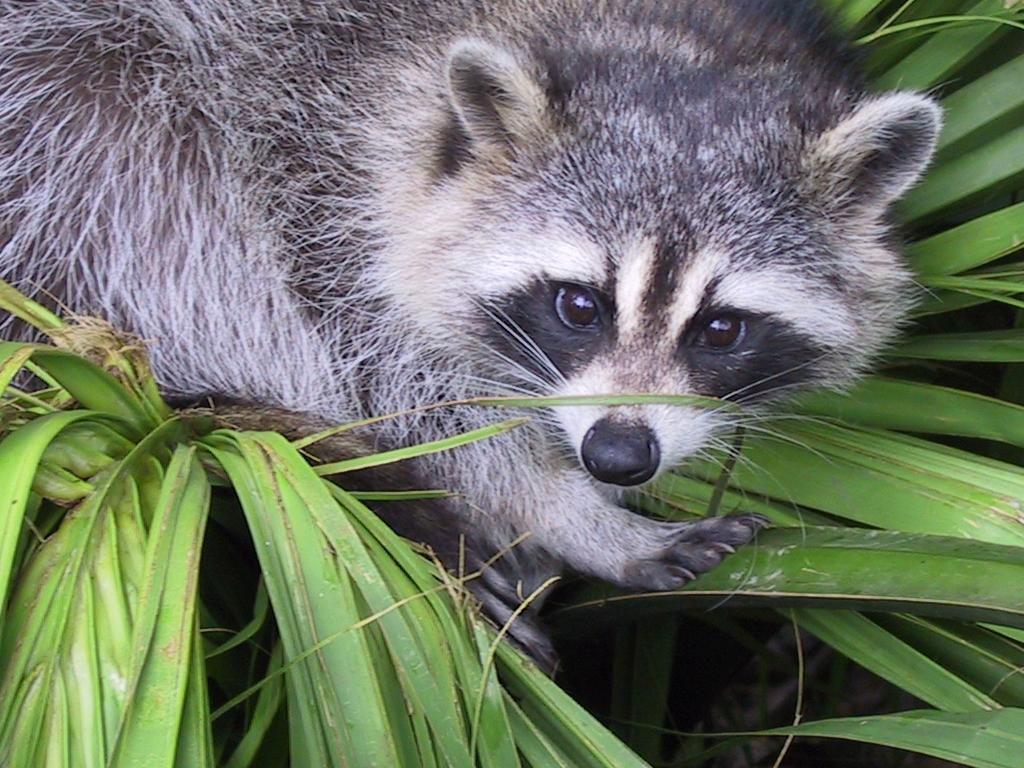
#> input picture Module1/ex03/animal.jpeg, 1024 x 768 px
$ python zoom.py
#> lines starting #> are read from the running program, lines starting #| are printed output that depends on the picture
### Module1/ex02/load_image.py
from PIL import Image
import numpy as np


def ft_load(path: str) -> np.ndarray:
#> called with path = 'animal.jpeg'
    img = Image.open(path).convert("RGB")
#> img is the input picture: PIL image 1024x768 RGB; mean R, G, B 110.7, 117.7, 102.1
    data = np.array(img)

    # print(f"The Shape of images is: {data.shape}")
    return data


# [2 lines that do not run on import are left out]

### Module1/ex03/zoom.py

import matplotlib.pyplot as plt
import numpy as np
from PIL import Image
from load_image import ft_load


def add_axies_and_save(img, save_path='output_with_axes.jpg'):
    """Take the Image, put axies on it and save it to the Path"""
    fig, ax = plt.subplots()

    if isinstance(img, Image.Image):
        img = np.array(img)

    if img.ndim == 3 and img.shape[-1] == 1:
        img = np.squeeze(img)

    ax.imshow(img, cmap='gray')
    ax.set_xlabel('X-axis')
    ax.set_ylabel('Y-axis')
    ax.set_title('Image with Axes')
    plt.axis('on')
    plt.savefig(save_path)
    plt.close(fig)


def zoom(path: str, zoom_factor: int):
    """Load The image Path, zoom into the picture and change it RGB values to Gray"""
    img = ft_load(path)

    print(f"The shape of image is: {img.shape}")
#| The shape of image is: (768, 1024, 3)
    print(img)
#> (printed output is left out)

    height, width, _ = img.shape
#> height = 768; width = 1024
    start_y = (height - zoom_factor) // 2 - 75 # -75 just to shift in y direction
#> start_y = 109
    start_x = (width - zoom_factor) // 2 + 75 # shift in x dir
#> start_x = 387
    sliced = img[start_y:start_y + zoom_factor, start_x:start_x + zoom_factor, 0]
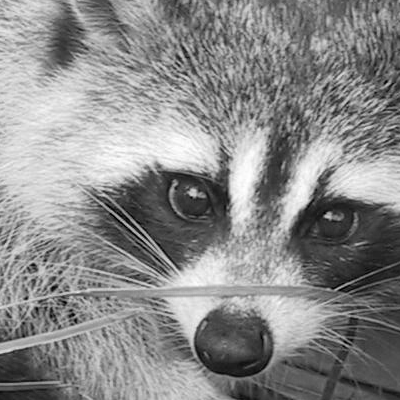
#> sliced: shape (400, 400); min 0, max 255, mean 138.3

    #  Save the Image, cant Print it in the Terminal, because Docker lol
    output = Image.fromarray(sliced)
    add_axies_and_save(output)
    output.save("output.jpg")

    sliced = np.expand_dims(sliced, axis=-1)
    print(f"New shape after slicing: {sliced.shape}")
#| New shape after slicing: (400, 400, 1)
    np.set_printoptions(threshold=100, edgeitems=3, linewidth=120)
    print(sliced)
#> (printed output is left out)

    return


if __name__ == "__main__":
    zoom("animal.jpeg", 400)

$ run again, with Module1/ex02/landscape.jpg copied over Module1/ex03/animal.jpeg
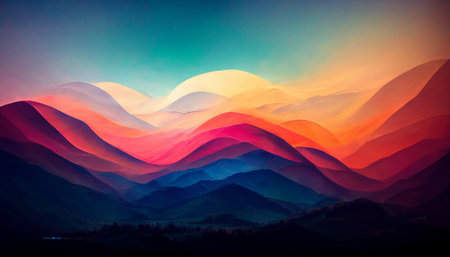
#> input picture Module1/ex02/landscape.jpg, 450 x 257 px
#> in ft_load, img is the input picture: PIL image 450x257 RGB; mean R, G, B 98.7, 79.1, 89.1
#| The shape of image is: (257, 450, 3)
#> (printed output is left out)
#> in zoom, `sliced = img[start_y:start_y + zoom_factor, start_x:start_x + zoom_fac..`:
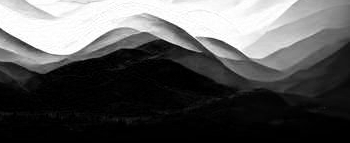
#> sliced: shape (143, 350); min 0, max 255, mean 86.8
#| New shape after slicing: (143, 350, 1)
#> (printed output is left out)
